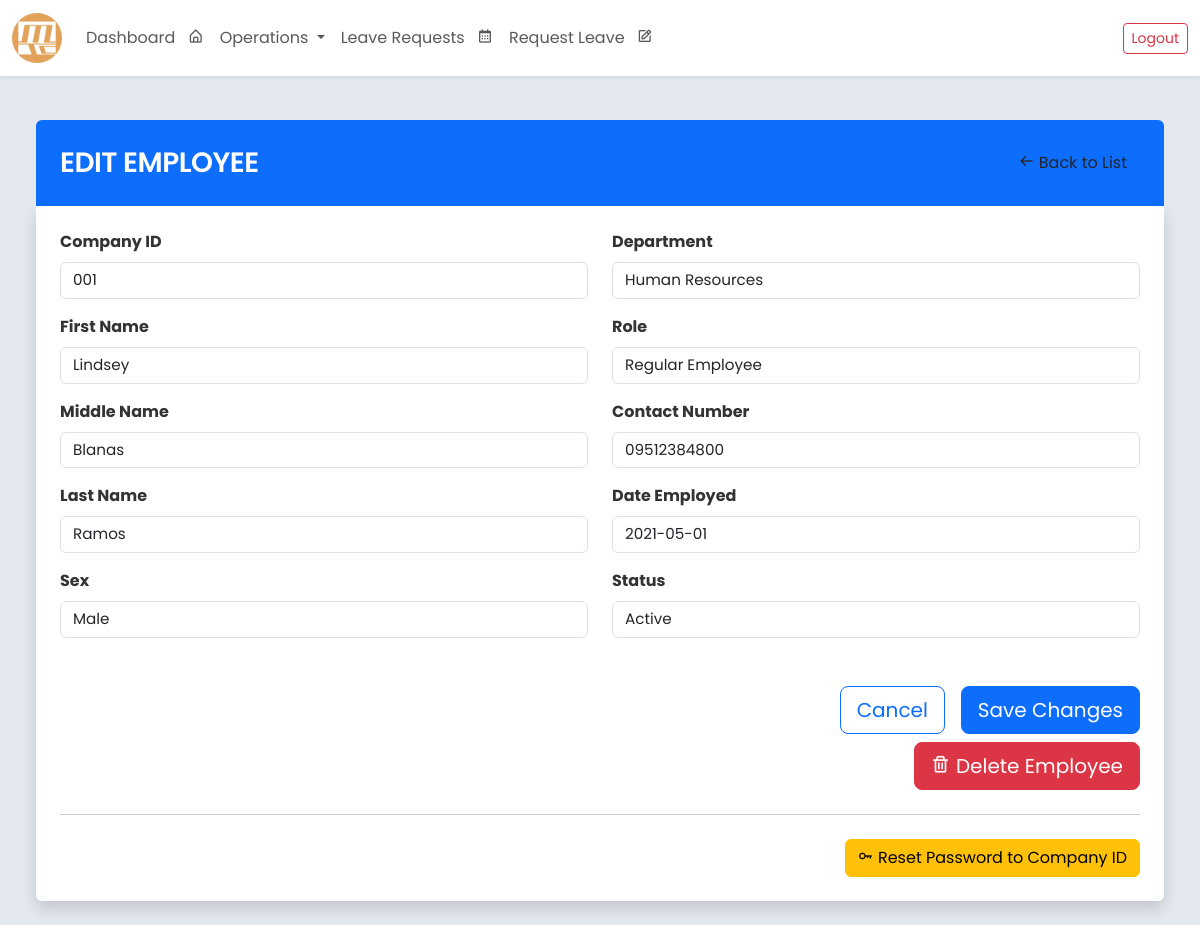
Screenshot of /employee/edit/10/ (signed in) with the database file from the repository.
### core/models.py (models this page shows, shortened)
class Employee(models.Model):
    SEX_CHOICES = [
        ('Male', 'Male'),
        ('Female', 'Female'),
        ('Other', 'Prefer not to Say'),
    ]
    ROLE_CHOICES = [
        ('Regular Employee', 'Regular Employee'),
        ('Department Head', 'Department Head'),
        ('Admin(HR)', 'Admin(HR)'),
        ('Supervisor', 'Supervisor'),
        ('President', 'President')
    ]
    STATUS_CHOICES = [
        ('Active', 'Active'),
        ('Inactive', 'Inactive'),
    ]
    employee_id = models.AutoField(primary_key=True)
    company_id = models.CharField(max_length=20, blank=False, unique=True)
    first_name = models.CharField(max_length=100, blank=False)
    middle_name = models.CharField(max_length=100, blank=True, null=True)
    last_name = models.CharField(max_length=100, blank=False)
    sex = models.CharField(max_length=20, choices=SEX_CHOICES, blank=False)
    role = models.CharField(max_length=20, choices=ROLE_CHOICES, default='Regular Employee', blank=False)
    status = models.CharField(max_length=10, choices=STATUS_CHOICES, default='Active')
    last_credit_update = models.DateField(null=True, blank=True)
    department = models.ForeignKey(
        Department,
        related_name="employees",
        on_delete=models.SET_NULL,
        null=True,
        blank=True
    )
    contact_number = models.CharField(max_length=15, blank=False)
    date_employed = models.DateField()
    leave_credits = models.IntegerField(default=0, blank=False)
    leave_credits2 = models.IntegerField(default=0, blank=False)
    user_account = models.OneToOneField(User, on_delete=models.SET_NULL, null=True, blank=True, related_name='employee')
    class Meta:
        ordering = ['last_name', 'first_name']
        verbose_name = 'Employee'
        verbose_name_plural = 'Employees'
        db_table = 'employee_table'

### core/views.py (the view, shortened to what this page needs)
# urls.py: path('employee/edit/<int:pk>/', views.EmployeeEditView.as_view(), name='employee_edit'),
class EmployeeEditView(HROnlyMixin,UpdateView):
    model = Employee
    form_class = EmployeeForm
    template_name = 'employee_edit_form.html'
    success_url = reverse_lazy('view_employee_list')
    def get_object(self, queryset=None):
        return get_object_or_404(Employee, pk=self.kwargs['pk'])

### core/forms.py (shortened to what this page needs)
class EmployeeForm(forms.ModelForm):
    class Meta:
        model = Employee
        exclude = ['leave_credits', 'leave_credits2']
        fields = ['company_id','first_name','middle_name','last_name','sex','role','department','contact_number', 'date_employed', 'status', 'user_account',]
    def __init__(self, *args, **kwargs):
        super().__init__(*args, **kwargs)
        if self.instance and self.instance.user_account:
            self.fields['user_account'].disabled = True  # Make it uneditable
        for field_name, field in self.fields.items():
            field.widget.attrs['class'] = 'form-control'
        self.fields['status'].required = False

### core/mixins.py (called while the page is built, shortened)
    def dispatch(self, request, *args, **kwargs):
        user = request.user
        if user.is_authenticated and hasattr(user, 'employee'):
            if user.employee.department and user.employee.department.name == "Human Resources":
                return super().dispatch(request, *args, **kwargs)

### core/models.py (called while the page is built)
    def __str__(self):
        return self.name

### core/templates/employee_edit_form.html (shortened to what this page needs)
{% extends "base.html" %}
{% block content %}
<div class="container-fluid" style="max-width: 1200px;">
    <div class="bg-primary p-4 rounded-top">
        <div class="d-flex align-items-center">
            <h3 class="text-white mb-0 flex-grow-1 text-uppercase">Edit Employee</h3>
            <a class="btn btn-white text-orange" href="{% url 'view_employee_list' %}">
                <i class='bx bx-arrow-back'></i> Back to List
            </a>
        </div>
    </div>
    <div class="bg-white p-4 rounded-bottom shadow">
        <form method="post" action="{% url 'employee_edit' employee.employee_id %}" class="row g-4">
            <div class="col-md-6">
                <div class="d-flex flex-column gap-3">
                    <div class="form-group">
                        <label for="id_company_id" class="form-label fw-bold">Company ID</label>
                        {{ form.company_id }}
                    </div>
                    <div class="form-group">
                        <label for="id_first_name" class="form-label fw-bold">First Name</label>
                        {{ form.first_name }}
                    </div>
                    <div class="form-group">
                        <label for="id_middle_name" class="form-label fw-bold">Middle Name</label>
                        {{ form.middle_name }}
                    </div>
                    <div class="form-group">
                        <label for="id_last_name" class="form-label fw-bold">Last Name</label>
                        {{ form.last_name }}
                    </div>
                    <div class="form-group">
                        <label for="id_sex" class="form-label fw-bold">Sex</label>
                        {{ form.sex }}
                    </div>
                </div>
            </div>
            <div class="col-md-6">
                <div class="d-flex flex-column gap-3">
                    <div class="form-group">
                        <label for="id_department" class="form-label fw-bold">Department</label>
                        {{ form.department }}
                    </div>
                    <div class="form-group">
                        <label for="id_role" class="form-label fw-bold">Role</label>
                        {{ form.role }}
                    </div>
                    <div class="form-group">
                        <label for="id_contact_number" class="form-label fw-bold">Contact Number</label>
                        {{ form.contact_number }}
                    </div>
                    <div class="form-group">
                        <label for="id_date_employed" class="form-label fw-bold">Date Employed</label>
                        {{ form.date_employed }}
                    </div>
                    <div class="form-group">
                        <label for="id_status" class="form-label fw-bold">Status</label>
                        {{ form.status }}
                    </div>
                </div>
            </div>
            <div class="col-12">
                <div class="d-flex justify-content-end gap-3 mt-4">
                    <a class="btn btn-lg btn-outline-primary" href="{% url 'view_employee_list' %}" >
                        Cancel
                    </a>
                    <button type="submit" class="btn btn-lg btn-primary text-white"
                           >
                        Save Changes
                    </button>
                </div>
            </div>
        </form>
        <div class="d-flex justify-content-end mt-2">
            <form method="POST" action="{% url 'employee_delete' employee.employee_id %}" class="d-inline">
                <button type="submit" class="btn btn-lg btn-danger"
                        onclick="return confirm('Are you sure you want to delete this employee?');">
                    <i class='bx bx-trash'></i> Delete Employee
                </button>
            </form>
        </div>
        <hr class="my-4">
        <div class="d-flex justify-content-end">
            <form method="POST" action="{% url 'reset_employee_password' employee.employee_id %}">
                <button type="submit" class="btn btn-warning"
                        onclick="return confirm('Reset this employee\'s password to their Company ID?');">
                    <i class='bx bx-key'></i> Reset Password to Company ID
                </button>
            </form>
        </div>
    </div>
</div>
{% endblock %}

### rows the page displays
Employee: company_id "001", first_name "Lindsey", middle_name "Blanas", last_name "Ramos", sex "Male", department "Human Resources", role "Regular Employee", contact_number "09512384800", date_employed "2021-05-01", status "Active"
